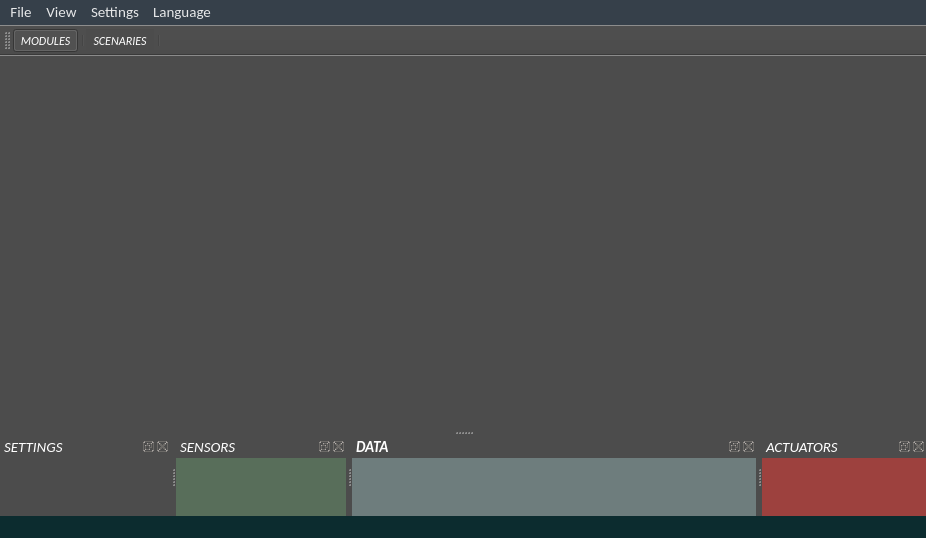
<?xml version="1.0" encoding="UTF-8"?>
<ui version="4.0">
 <class>MainWindow</class>
 <widget class="QMainWindow" name="MainWindow">
  <property name="geometry">
   <rect>
    <x>0</x>
    <y>0</y>
    <width>926</width>
    <height>538</height>
   </rect>
  </property>
  <property name="font">
   <font>
    <family>Calibri</family>
    <pointsize>11</pointsize>
    <weight>50</weight>
    <italic>false</italic>
    <bold>false</bold>
   </font>
  </property>
  <property name="windowTitle">
   <string>SmartLogic One :: Control GUI</string>
  </property>
  <property name="styleSheet">
   <string notr="true">background-color: rgb(76, 76, 76);
color: rgb(255, 255, 255);</string>
  </property>
  <property name="toolButtonStyle">
   <enum>Qt::ToolButtonIconOnly</enum>
  </property>
  <widget class="QWidget" name="centralwidget">
   <layout class="QVBoxLayout" name="verticalLayout">
    <property name="spacing">
     <number>2</number>
    </property>
   </layout>
  </widget>
  <widget class="QMenuBar" name="menubar">
   <property name="geometry">
    <rect>
     <x>0</x>
     <y>0</y>
     <width>926</width>
     <height>24</height>
    </rect>
   </property>
   <property name="font">
    <font>
     <family>Calibri</family>
     <pointsize>11</pointsize>
    </font>
   </property>
   <property name="styleSheet">
    <string notr="true">background-color: rgb(54, 64, 74);
color: rgba(255, 255, 255, 224);</string>
   </property>
   <widget class="QMenu" name="menuFile">
    <property name="font">
     <font>
      <family>Calibri</family>
      <pointsize>11</pointsize>
     </font>
    </property>
    <property name="title">
     <string>File</string>
    </property>
    <addaction name="actionCrete_new_config"/>
    <addaction name="actionLoad_config"/>
    <addaction name="actionSave_active_config"/>
   </widget>
   <widget class="QMenu" name="menuView">
    <property name="font">
     <font>
      <family>Calibri</family>
      <pointsize>11</pointsize>
     </font>
    </property>
    <property name="title">
     <string>View</string>
    </property>
    <widget class="QMenu" name="menuViewStyle">
     <property name="font">
      <font>
       <family>Calibri</family>
       <pointsize>11</pointsize>
      </font>
     </property>
     <property name="title">
      <string>Style</string>
     </property>
     <addaction name="actionStyleDark"/>
     <addaction name="actionStyleLight"/>
    </widget>
    <widget class="QMenu" name="menuWindows">
     <property name="title">
      <string>Windows</string>
     </property>
     <addaction name="actionDATA_dock_window"/>
     <addaction name="actionINFO_dock_window"/>
     <addaction name="actionCONTROL_dock_window"/>
    </widget>
    <addaction name="menuViewStyle"/>
    <addaction name="menuWindows"/>
   </widget>
   <widget class="QMenu" name="menuSettings">
    <property name="font">
     <font>
      <family>Calibri</family>
      <pointsize>11</pointsize>
     </font>
    </property>
    <property name="title">
     <string>Settings</string>
    </property>
   </widget>
   <widget class="QMenu" name="menuLanguage">
    <property name="font">
     <font>
      <family>Calibri</family>
      <pointsize>11</pointsize>
     </font>
    </property>
    <property name="title">
     <string>Language</string>
    </property>
   </widget>
   <addaction name="menuFile"/>
   <addaction name="menuView"/>
   <addaction name="menuSettings"/>
   <addaction name="menuLanguage"/>
  </widget>
  <widget class="QStatusBar" name="statusbar">
   <property name="styleSheet">
    <string notr="true">background-color: rgb(12, 44, 47);</string>
   </property>
  </widget>
  <widget class="QDockWidget" name="dockWidgetSETTINGS">
   <property name="minimumSize">
    <size>
     <width>84</width>
     <height>48</height>
    </size>
   </property>
   <property name="font">
    <font>
     <family>Calibri</family>
     <pointsize>11</pointsize>
     <weight>50</weight>
     <italic>true</italic>
     <bold>false</bold>
    </font>
   </property>
   <property name="whatsThis">
    <string/>
   </property>
   <property name="styleSheet">
    <string notr="true"/>
   </property>
   <property name="floating">
    <bool>false</bool>
   </property>
   <property name="windowTitle">
    <string>SETTINGS</string>
   </property>
   <attribute name="dockWidgetArea">
    <number>8</number>
   </attribute>
   <widget class="QWidget" name="dockWidgetContents">
    <layout class="QGridLayout" name="gridLayout">
     <property name="spacing">
      <number>2</number>
     </property>
     <item row="0" column="0">
      <layout class="QVBoxLayout" name="DockModulInfo_VLayout"/>
     </item>
    </layout>
   </widget>
  </widget>
  <widget class="QDockWidget" name="dockWidgetSENSORS">
   <property name="sizePolicy">
    <sizepolicy hsizetype="Preferred" vsizetype="Preferred">
     <horstretch>0</horstretch>
     <verstretch>0</verstretch>
    </sizepolicy>
   </property>
   <property name="minimumSize">
    <size>
     <width>84</width>
     <height>46</height>
    </size>
   </property>
   <property name="font">
    <font>
     <family>Calibri</family>
     <pointsize>11</pointsize>
     <weight>50</weight>
     <italic>true</italic>
     <bold>false</bold>
    </font>
   </property>
   <property name="styleSheet">
    <string notr="true">background-color: rgba(97, 134, 100, 148);</string>
   </property>
   <property name="windowTitle">
    <string>SENSORS</string>
   </property>
   <attribute name="dockWidgetArea">
    <number>8</number>
   </attribute>
   <widget class="QWidget" name="dockWidgetContents_2">
    <layout class="QGridLayout" name="gridLayout_2">
     <property name="spacing">
      <number>2</number>
     </property>
     <item row="0" column="0">
      <layout class="QVBoxLayout" name="DockModulControl_VLayout"/>
     </item>
    </layout>
   </widget>
  </widget>
  <widget class="QDockWidget" name="dockWidgetDATA">
   <property name="minimumSize">
    <size>
     <width>200</width>
     <height>42</height>
    </size>
   </property>
   <property name="font">
    <font>
     <family>Calibri</family>
     <pointsize>11</pointsize>
     <weight>75</weight>
     <italic>true</italic>
     <bold>true</bold>
    </font>
   </property>
   <property name="styleSheet">
    <string notr="true">background-color: rgba(128, 150, 150, 168);</string>
   </property>
   <property name="windowTitle">
    <string>DATA</string>
   </property>
   <attribute name="dockWidgetArea">
    <number>8</number>
   </attribute>
   <widget class="QWidget" name="dockWidgetContents_5"/>
  </widget>
  <widget class="QToolBar" name="toolBar">
   <property name="sizePolicy">
    <sizepolicy hsizetype="Preferred" vsizetype="Fixed">
     <horstretch>0</horstretch>
     <verstretch>0</verstretch>
    </sizepolicy>
   </property>
   <property name="font">
    <font>
     <family>Calibri</family>
     <pointsize>10</pointsize>
    </font>
   </property>
   <property name="windowTitle">
    <string>toolBar</string>
   </property>
   <property name="styleSheet">
    <string notr="true"/>
   </property>
   <property name="toolButtonStyle">
    <enum>Qt::ToolButtonTextUnderIcon</enum>
   </property>
   <attribute name="toolBarArea">
    <enum>TopToolBarArea</enum>
   </attribute>
   <attribute name="toolBarBreak">
    <bool>false</bool>
   </attribute>
   <addaction name="actionToolBar_ALL_MODULES"/>
   <addaction name="separator"/>
   <addaction name="actionToolBar_SCENARIES"/>
   <addaction name="separator"/>
  </widget>
  <widget class="QDockWidget" name="dockWidgetOUTS">
   <property name="minimumSize">
    <size>
     <width>81</width>
     <height>80</height>
    </size>
   </property>
   <property name="font">
    <font>
     <family>Calibri</family>
     <pointsize>11</pointsize>
     <weight>50</weight>
     <italic>true</italic>
     <bold>false</bold>
    </font>
   </property>
   <property name="autoFillBackground">
    <bool>false</bool>
   </property>
   <property name="styleSheet">
    <string notr="true">background-color: rgba(168, 64, 60, 224);</string>
   </property>
   <property name="floating">
    <bool>false</bool>
   </property>
   <property name="features">
    <set>QDockWidget::AllDockWidgetFeatures</set>
   </property>
   <property name="windowTitle">
    <string>ACTUATORS</string>
   </property>
   <attribute name="dockWidgetArea">
    <number>8</number>
   </attribute>
   <widget class="QWidget" name="dockWidgetContents_3">
    <layout class="QGridLayout" name="gridLayout_3">
     <property name="spacing">
      <number>2</number>
     </property>
     <item row="0" column="0">
      <layout class="QVBoxLayout" name="DockModulScenaries_VLayout"/>
     </item>
    </layout>
   </widget>
  </widget>
  <action name="actionCrete_new_config">
   <property name="text">
    <string>Crete new config</string>
   </property>
  </action>
  <action name="actionLoad_config">
   <property name="text">
    <string>Load config</string>
   </property>
  </action>
  <action name="actionSave_active_config">
   <property name="text">
    <string>Save active config</string>
   </property>
  </action>
  <action name="actionStyleDark">
   <property name="text">
    <string>Dark</string>
   </property>
  </action>
  <action name="actionStyleLight">
   <property name="checkable">
    <bool>false</bool>
   </property>
   <property name="text">
    <string>Light</string>
   </property>
  </action>
  <action name="actionToolBar_ALL_MODULES">
   <property name="checkable">
    <bool>true</bool>
   </property>
   <property name="checked">
    <bool>true</bool>
   </property>
   <property name="text">
    <string>MODULES</string>
   </property>
   <property name="toolTip">
    <string>MODULES</string>
   </property>
   <property name="font">
    <font>
     <family>Calibri</family>
     <pointsize>9</pointsize>
     <italic>true</italic>
    </font>
   </property>
   <property name="autoRepeat">
    <bool>false</bool>
   </property>
  </action>
  <action name="actionToolBar_SCENARIES">
   <property name="checkable">
    <bool>true</bool>
   </property>
   <property name="text">
    <string>SCENARIES</string>
   </property>
   <property name="toolTip">
    <string>SCENARIES</string>
   </property>
   <property name="font">
    <font>
     <family>Calibri</family>
     <pointsize>9</pointsize>
     <italic>true</italic>
    </font>
   </property>
   <property name="autoRepeat">
    <bool>false</bool>
   </property>
  </action>
  <action name="actionDATA_dock_window">
   <property name="text">
    <string>DATA  dock window</string>
   </property>
  </action>
  <action name="actionINFO_dock_window">
   <property name="text">
    <string>INFO  dock window</string>
   </property>
  </action>
  <action name="actionCONTROL_dock_window">
   <property name="text">
    <string>CONTROL dock window</string>
   </property>
  </action>
 </widget>
 <resources/>
 <connections>
  <connection>
   <sender>actionINFO_dock_window</sender>
   <signal>triggered()</signal>
   <receiver>dockWidgetSETTINGS</receiver>
   <slot>showNormal()</slot>
   <hints>
    <hint type="sourcelabel">
     <x>-1</x>
     <y>-1</y>
    </hint>
    <hint type="destinationlabel">
     <x>200</x>
     <y>417</y>
    </hint>
   </hints>
  </connection>
  <connection>
   <sender>actionDATA_dock_window</sender>
   <signal>triggered()</signal>
   <receiver>dockWidgetDATA</receiver>
   <slot>showNormal()</slot>
   <hints>
    <hint type="sourcelabel">
     <x>-1</x>
     <y>-1</y>
    </hint>
    <hint type="destinationlabel">
     <x>401</x>
     <y>71</y>
    </hint>
   </hints>
  </connection>
  <connection>
   <sender>actionCONTROL_dock_window</sender>
   <signal>triggered()</signal>
   <receiver>dockWidgetSENSORS</receiver>
   <slot>showNormal()</slot>
   <hints>
    <hint type="sourcelabel">
     <x>-1</x>
     <y>-1</y>
    </hint>
    <hint type="destinationlabel">
     <x>603</x>
     <y>417</y>
    </hint>
   </hints>
  </connection>
 </connections>
</ui>
